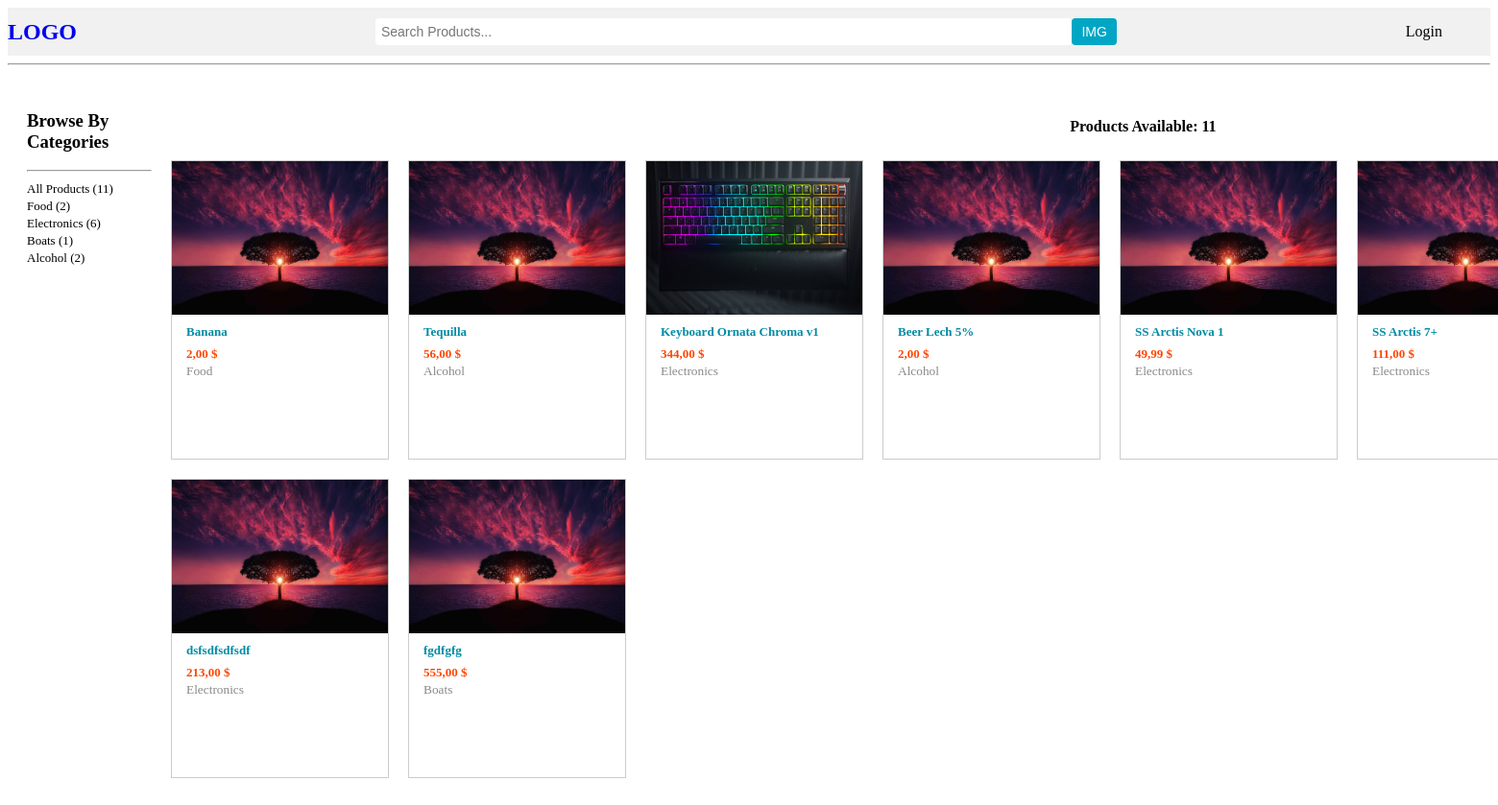
The page / on the database its author committed.
### base/models.py (models this page shows, shortened)
class Category(models.Model):
    objects = models.Manager()
    name = models.CharField(max_length=200)

class Product(models.Model):
    objects = models.Manager()
    host = models.ForeignKey(User, on_delete=models.SET_NULL, null=True, blank=True)
    category = models.ForeignKey(Category, on_delete=models.SET_NULL, null=True)
    name = models.CharField(max_length=200, null=False, blank=False)
    price = models.DecimalField(max_digits=10, decimal_places=2, null=False, blank=False)
    description = models.TextField(null=True, blank=True)
    updated = models.DateTimeField(auto_now=True)
    created = models.DateTimeField(auto_now_add=True)
    image = models.ImageField(upload_to=ProductImageUploadPath('static/images/'),
                              validators=[validate_min_resolution]
                              )
    class Meta:
        ordering = ['created', 'updated']

### base/views.py (the view)
# urls.py: path('', views.home, name="home"),
def home(request):
    q = request.GET.get('q') if request.GET.get('q') is not None else ''
    products = Product.objects.filter(
        Q(category__name__icontains=q) |
        Q(name__icontains=q) |
        Q(description__icontains=q)
    )
    total_products = Product.objects.all().count()
    categories = Category.objects.all()
    product_count = products.count()
    current_language = get_language()
    context = {'products': products, 'categories': categories,
               'product_count': product_count,
               'current_language': current_language,
               'total_products': total_products}
    return render(request, 'base/home.html', context)

### base/templates/base/home.html (shortened to what this page needs)
{% extends 'main.html' %}
{% load static %}
{% block content %}
<head>
    <link rel="stylesheet" href="{% static 'styles/home.css' %}">
</head>
<body>
    <div class="home-container">
        <div class="browser-container">
            <h3>Browse By Categories</h3>
            <hr>
            <div class="browser-option">
                <a href="{% url 'home' %}">All Products ({{ total_products }})</a>
            </div>
            {% for category in categories %}
                <div class="browser-option">
                    <a href="{% url 'home' %}?q={{ category.name }}">{{ category.name }} ({{ category.product_set.count }})</a>
                </div>
            {% endfor %}
        </div>
        <div class="product-grid">
            <div class="product-count">
                <h5>Products Available: {{ product_count }}</h5>
            </div>
            <div class="grid-items">
                {% for product in products %}
                    <div class="product-item-container">
                        <div class="product-image-container">
                            <a href="{% url 'product' product.id %}">
                                <img src="{{ product.image }}" alt="Product Image" class="product-image">
                            </a>
                        </div>
                        <div class="product-item">
                            <div class="product-name-container">
                                <div class="product-name">
                                    <a href="{% url 'product' product.id %}">{{ product.name }}</a>
                                </div>
                            </div>
                            <div>
                                <a href="{% url 'product' product.id %}" class="product-price">{{ product.price }} $ </a>
                            </div>
                            <div>
                                <small>{{ product.category.name }}</small>
                            </div>
                        </div>
                    </div>
                {% endfor %}
            </div>
        </div>
    </div>
</body>
{% endblock %}

### templates/main.html (shortened to what this page needs)
<!DOCTYPE html>
<html lang="en">
<head>
</head>
<body>
        {% include 'navbar.html' %}
    {% block content %}
    {% endblock %}
</body>
</html>

### templates/navbar.html (shortened to what this page needs)
{% load static %}
<link rel="stylesheet" href="{% static 'styles/navbar.css' %}">
<div class="navbar">
    <a href="/" class="logo">LOGO</a>
    <form method="GET" action="{% url 'home' %}" class="search-form">
        <input type="text" name="q" class="search-input" placeholder="Search Products..." />
        <button type="submit" class="search-button">IMG</button>
    </form>
    <div class="navbar-links">
        <div class="navbar-link-option">
            {% if request.user.is_authenticated %}
            <a href="{% url 'logout' %}" class="navbar-link">Logout</a>
            {% else %}
            <a href="{% url 'login' %}" class="navbar-link">Login</a>
            {% endif %}
        </div>
    </div>
</div>
<hr>

### static/styles/navbar.css (style rules this page uses)
.navbar { display: flex; align-items: center; height: 50px; justify-content: space-between; background-color: #f1f1f1; }
.logo { font-size: 24px; font-weight: bold; text-decoration: none; }
form { margin-left: 20px; width: 50%; }
input[type="text"] { padding: 6px; width: 100%; border: none; border-radius: 4px; font-size: 14px; }
.search-form { display: flex; align-items: center; justify-content: flex-end; }
.search-input { padding: 6px; width: 100%; border: none; border-radius: 4px; font-size: 14px; }
.search-button { padding: 6px 10px; border: none; border-radius: 4px; background-color: #00a6c4; color: white; font-size: 14px; cursor: pointer; }
.navbar-links { display: flex; align-items: center; padding-right: 50px; }
.navbar-link { margin-left: 10px; text-decoration: none; color: black; }

### static/styles/home.css (style rules this page uses)
.home-container { display: grid; grid-template-columns: 1fr 9fr; grid-gap: 20px; padding: 20px; }
.browser-container { min-width: 130px; }
.browser-container a { color: black; }
.browser-option a { font-size: small; text-decoration: none; cursor: pointer; }
.product-count { display: flex; justify-content: center; }
.product-count h5 { width: 15%; font-size: medium; font-weight: bold; }
.product-item-container { border: 1px solid #ccc; width: 225px; height: 310px; }
.product-item { position: relative; width: 90%; height: 140px; padding-left: 15px; padding-top: 10px; overflow: hidden; text-overflow: ellipsis; }
.product-item a { font-weight: bold; font-size: small; color: #008ba4; width: 100%; overflow: hidden; }
.product-name-container { min-height: 10%; max-height: 50%; overflow: hidden; }
.product-image-container a { display: flex; justify-content: center; align-items: center; max-width: 100%; max-height: 100%; }
.product-image { width: 225px; height: 160px; }
.product-name { height: auto; font-size: small; margin: 0 0 5px; font-weight: bold; overflow: hidden; }
.product-name a { display: block; width: 96%; max-height: 80px; font-size: small; text-decoration: none; }
.grid-items { display: grid; grid-template-columns: repeat(9, 1fr); grid-gap: 20px; }
.product-item small { color: #888; }
.product-price { color: orangered !important; text-decoration: none; }

### rows shown on the page
Category: name "Food", product_set.count "2"
Category: name "Electronics", product_set.count "6"
Category: name "Boats", product_set.count "1"
Category: name "Alcohol", product_set.count "2"
Product: image (picture), name "Banana", price "2,00", category.name "Food"
Product: image (picture), name "Tequilla", price "56,00", category.name "Alcohol"
Product: image (picture), name "Keyboard Ornata Chroma v1", price "344,00", category.name "Electronics"
Product: image (picture), name "Beer Lech 5%", price "2,00", category.name "Alcohol"
Product: image (picture), name "SS Arctis Nova 1", price "49,99", category.name "Electronics"
Product: image (picture), name "SS Arctis 7+", price "111,00", category.name "Electronics"
Product: image (picture), name "dsfsdfsdfsdf", price "213,00", category.name "Electronics"
Product: image (picture), name "fgdfgfg", price "555,00", category.name "Boats"

### other values the page prints
{{ total_products }} "11"
{{ product_count }} "11"
